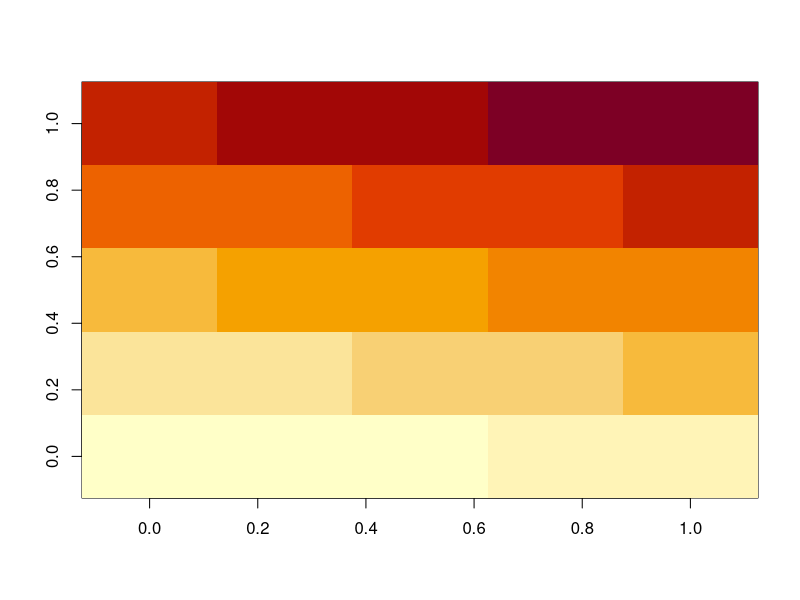
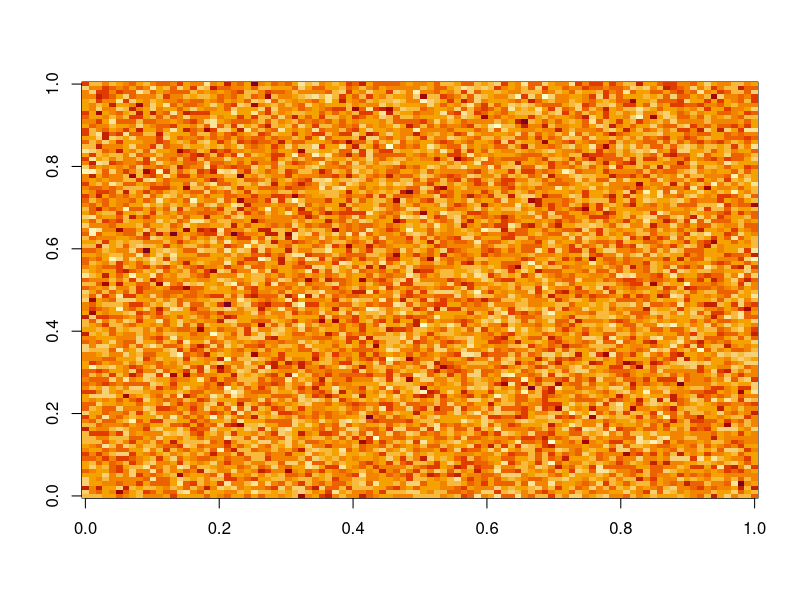
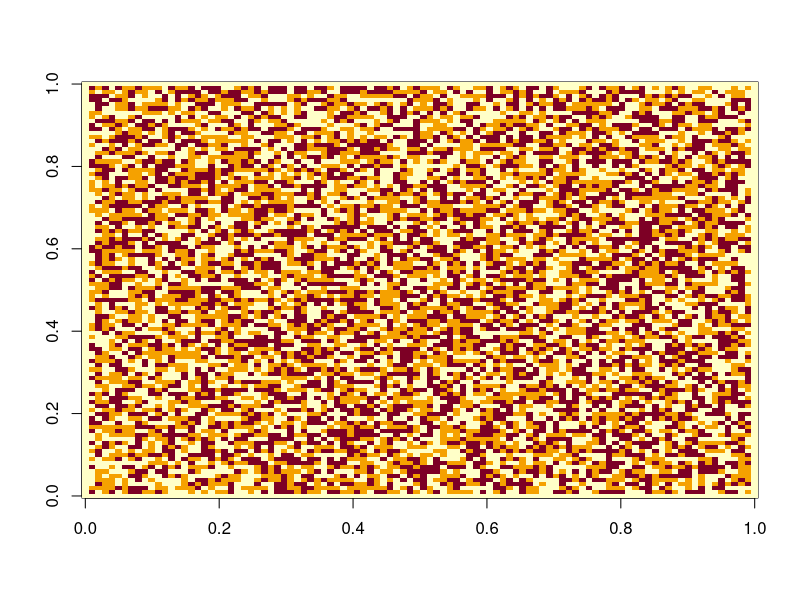
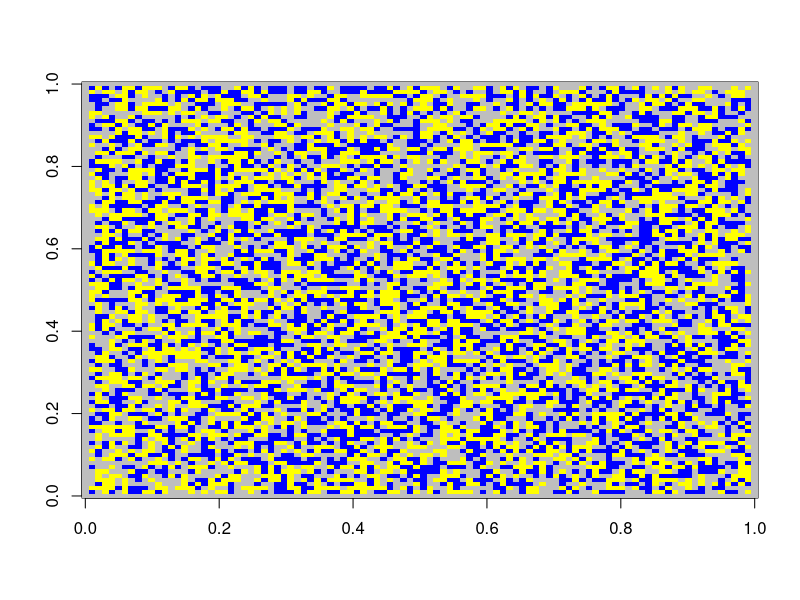
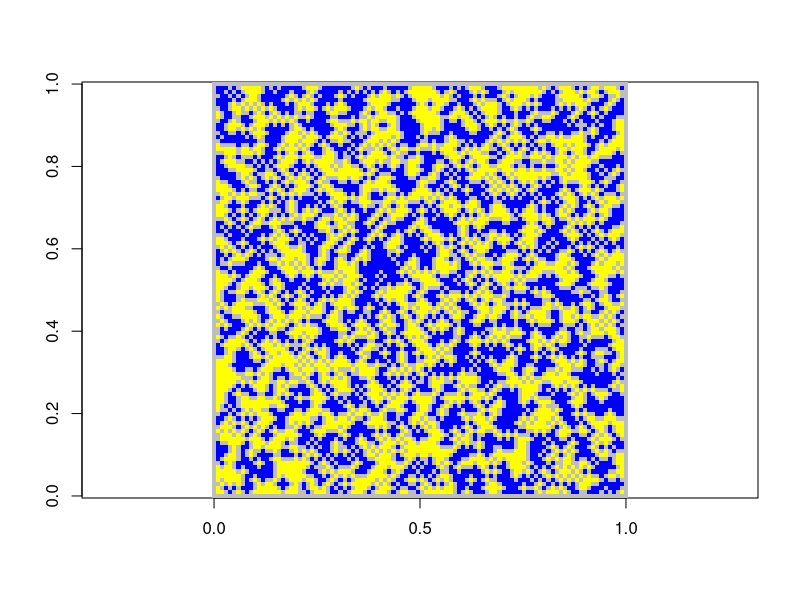
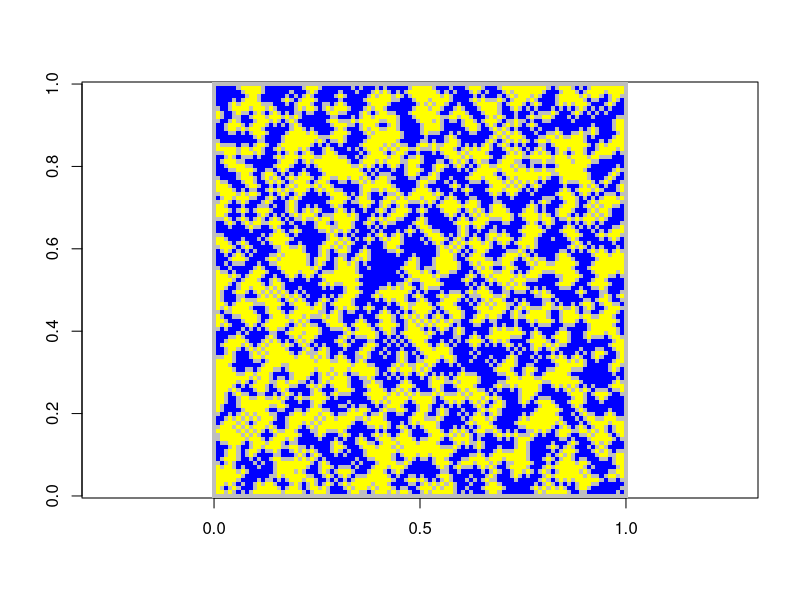
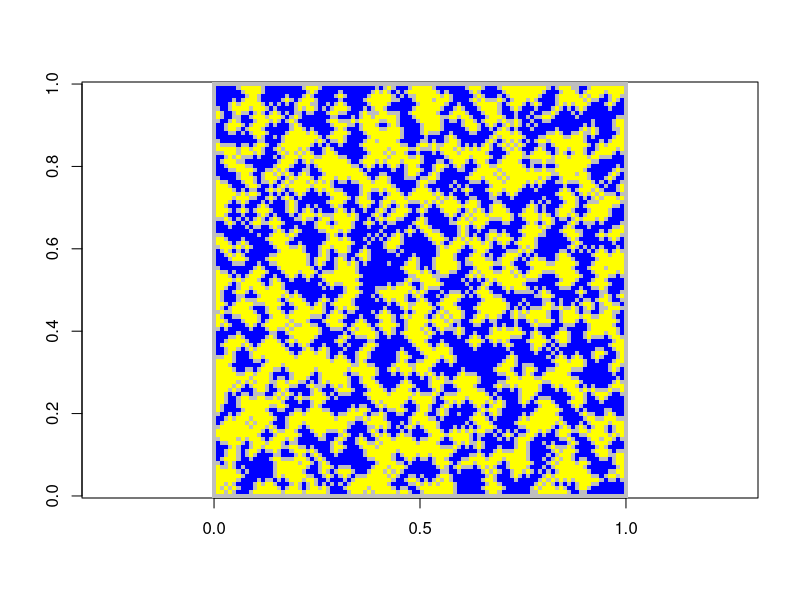
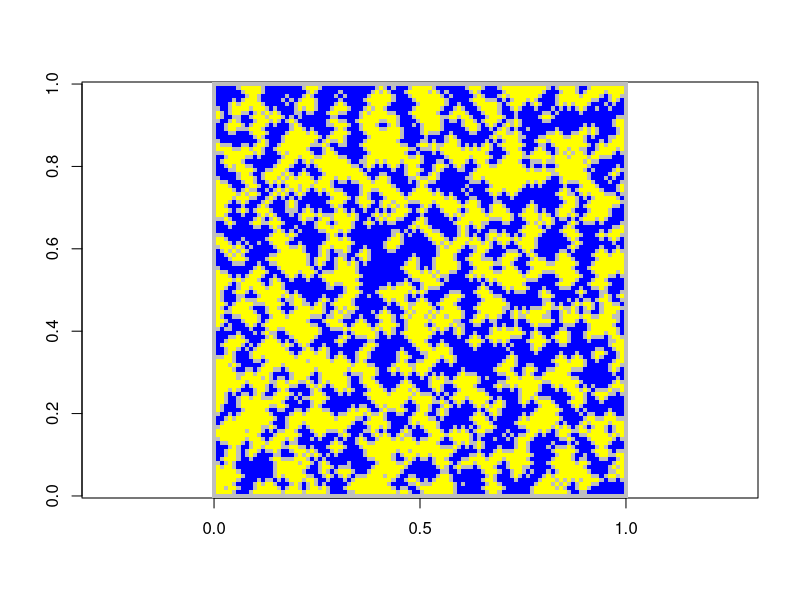

Reproduce these figures in R, in order.
#łancuchy Markowa
# X_0, ..., X_n -> lancuch Markowa o macierzy (1-a, a, b, 1-b), obliczamy asymptotyczną wariancję 
# lim (n-> inf) n*Var(1/n (sum X_i)) = sigma^2

# a=b = 1/2 => sigma^2 = 1/4

n=100
markow<-function(a,b,m) {
  X=1:m
  X[1]=1
  for (i in 1:(m-1)) {
    if (X[i]==1) {
      X[i+1]=rbinom(1,1,a)+1
    }
    if (X[i]==2) {
      X[i+1]=rbinom(1,1,1-b)+1
    }
  }
  X
}
A<-replicate(100000,markow(0.8,0.8,n))
B<-apply(A,2,sum)
var <- n*var(B/n)
a=0.8
b=0.8
j=1-a-b
a*b*(1+j)/(1-j)/((a+b)^2)   # wariancja normalna, powinna wyjsc podobna do tej co wyszła zasymulowana

# dla łańcuchów ciągłych: 
# 1/n sum X_i -> E_pi X = 1.5

# X_(n+1) = a*X_n + W_(n+1), W_i = N(0,1)
# X_n -> pi = N(0, sigma^2) -> rozkład X_n dąży do rozkładu stacjonarnego, sigma_st^2 = 1/(1-a^2)
markowC <- function(a,m)
{
  X = 1:m;
  X[1] = 0
  for (i in 1:(m-1))
  {
    X[i+1] <- a*X[i] + rnorm(1,0,1)
  }
  X
}
n <- 10000
m <- 100
a <- 1/2
A <- replicate(n,markowC(a,m))
B <- apply(A,2,sum)
var_as <- m*var(B/m)
var_as
fact_var_as <- (1/(1-a^2))*((1+a)/(1-a))
fact_var_as
# sprawdzamy rozkład stacjonarny
var_st <- var(A[m,])
var_st
fact_var_st <- (1/(1-a^2))
fact_var_st

#model narodzin i smierci

# X(t) -> liczba czastek w pudelku w chiwli t
# intensywnosc wpadania i wypadania, 
# lambda -> parametr rozkładu wykladniczego, rozklad trwania zycia, p -> parametr rozkladu poissona, rozklad narodzin 
# P(X(t+h)=n+1|X(t)=n) = lambda*h + o(h)
# P(X(t+h)=n-1|X(t)=n) = p*n*h + o(h)

# Q(n,n+1) = lambda
# Q(n,n-1) = p*n
# Q(n,n) = -(lambda+p*n)

#stosujemy algorytm Gillespiego do zasymulowania procesu

gillespie <- function(p,lambda,m)
{
  X = 1:m
  T = 1:m
  X[1] = rpois(1,p)
  T[1] = 0
  for (i in 1:(m-1))
  {
    T[i+1] <- T[i] + rexp(-(lambda+p*X[i]))
  }
  X
}


#model Isinga
M <- matrix(1:25,5,5)
image(M)
M <- matrix(rnorm(10000),100,100)
image(M) 

#algorytm

d <- 100 #wielkosc mapy
#swiat poczatkowy
M <- matrix(sample(1:3,(d+2)^2,replace=TRUE),d+2,d+2)  #losowanie ze zwracaniem z krawedziami
M[1,] <- 1
M[d+2,] <- 1
M[,1] <- 1
M[,d+2] <- 1
image(M)
kolory <- c("gray","yellow","blue")
image(M,col=kolory)

nowy <- function(x,y) {
  nbrs <- c(M[x-1,y],M[x+1,y],M[x,y-1],M[x,y+1])
  if (all(nbrs==1)) {
    return(sample(1:3,1,prob=c(0.01,1,1)))
  }
  if (all(nbrs==1 | nbrs == 2)) {
    return(sample(1:2,1,prob=c(0.01,1)))
  }
  if (all(nbrs==1 | nbrs == 3)) {
    return(sample(c(1,3),1,prob=c(0.01,1)))
  }
  return(1)
}

# zapuszczamy automat
n <- 100
for (i in 1:n) {
  #tmp <- matrix(1,d+2,d+2)
  for (i in (2:(d+1))) {
    for (j in (2:(d+1))) {
      if ((i+j) %% 2 == 0) {M[i,j] <- nowy(i,j)}
    }
  }
  for (i in (2:(d+1))) {
    for (j in (2:(d+1))) {
      if ((i+j) %% 2 == 1) {M[i,j] <- nowy(i,j)}
    }
  }
  image(M, col = kolory, asp=1)
}